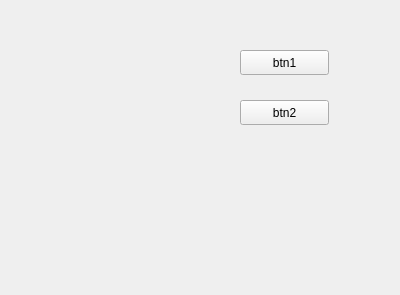
<?xml version="1.0" encoding="UTF-8"?>
<ui version="4.0">
 <class>Form</class>
 <widget class="QWidget" name="Form">
  <property name="geometry">
   <rect>
    <x>0</x>
    <y>0</y>
    <width>400</width>
    <height>295</height>
   </rect>
  </property>
  <property name="windowTitle">
   <string>Form</string>
  </property>
  <widget class="QPushButton" name="pushButton">
   <property name="geometry">
    <rect>
     <x>240</x>
     <y>50</y>
     <width>89</width>
     <height>25</height>
    </rect>
   </property>
   <property name="text">
    <string>btn1</string>
   </property>
  </widget>
  <widget class="QPushButton" name="pushButton_2">
   <property name="geometry">
    <rect>
     <x>240</x>
     <y>100</y>
     <width>89</width>
     <height>25</height>
    </rect>
   </property>
   <property name="text">
    <string>btn2</string>
   </property>
  </widget>
 </widget>
 <resources/>
 <connections/>
</ui>
